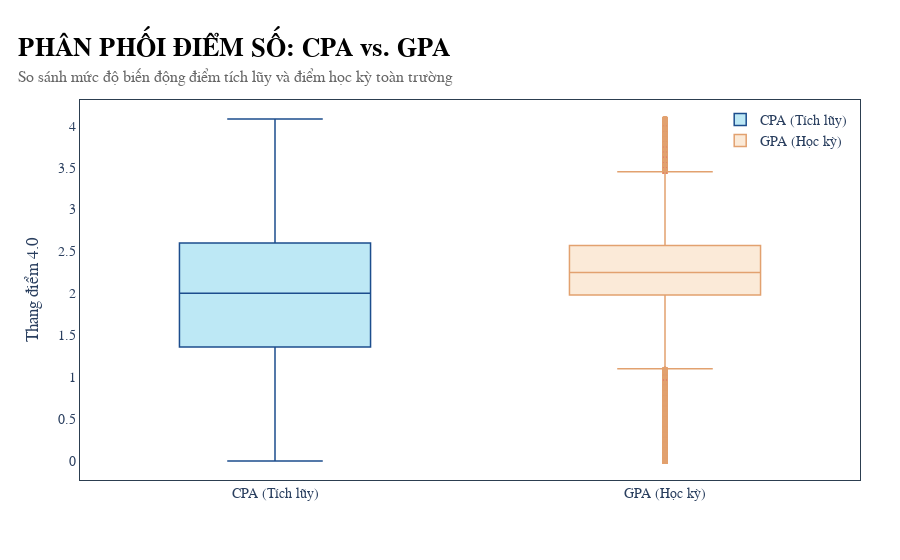

The notebook cell saved with this chart:
### Markdown cell above
#### NUMERICAL FEATURE

### Code cell
fig1 = go.Figure()

# Box cho CPA
fig1.add_trace(go.Box(
    y=df['CPA'],
    name='CPA (Tích lũy)',
    marker_color=c['blue_medium'],
    boxpoints='outliers', # Chỉ hiện điểm ngoại lai để đỡ rối
    line=dict(width=1.5),
    fillcolor=c['blue_pale'] # Fill màu nhạt để thanh thoát
))

# Box cho GPA
fig1.add_trace(go.Box(
    y=df['GPA'],
    name='GPA (Học kỳ)',
    marker_color=c['accent_gold'],
    boxpoints='outliers',
    line=dict(width=1.5),
    fillcolor='#FBEAD8' # Màu gold nhạt pha tay
))

# Áp dụng Style
fig1 = apply_my_style(
    fig1, 
    title="PHÂN PHỐI ĐIỂM SỐ: CPA vs. GPA", 
    subtitle="So sánh mức độ biến động điểm tích lũy và điểm học kỳ toàn trường"
)
fig1.update_yaxes(title_text="Thang điểm 4.0")

fig1.show()

### Figure 1 — Plotly figure (JSON) as saved in the notebook; plotly's stock layout.template omitted (floating-point values rounded to 4 significant figures; data arrays with more than 128 entries replaced by an {"elided": "..."} marker saying what was removed)
{"data": [{"boxpoints": "outliers", "fillcolor": "#BDE8F5", "line": {"width": 1.5}, "marker": {"color": "#1C4D8D"}, "name": "CPA (Tích lũy)", "type": "box", "y": {"elided": "105726 float values"}}, {"boxpoints": "outliers", "fillcolor": "#FBEAD8", "line": {"width": 1.5}, "marker": {"color": "#E2A16F"}, "name": "GPA (Học kỳ)", "type": "box", "y": {"elided": "105726 float values"}}], "layout": {"font": {"family": "Montserrat, sans-serif", "size": 14}, "legend": {"x": 0.99, "xanchor": "right", "y": 0.99, "yanchor": "top"}, "margin": {"b": 80, "l": 80, "r": 40, "t": 100}, "paper_bgcolor": "white", "plot_bgcolor": "white", "title": {"font": {"family": "Montserrat, sans-serif"}, "text": "<b style='font-size:26px; color:black;'>PHÂN PHỐI ĐIỂM SỐ: CPA vs. GPA</b><br><span style='font-size:16px; color:#666;'>So sánh mức độ biến động điểm tích lũy và điểm học kỳ toàn trường</span>", "x": 0.02, "xanchor": "left", "y": 0.9, "yanchor": "top"}, "xaxis": {"linecolor": "#2C3E50", "linewidth": 1, "mirror": true, "showgrid": false}, "yaxis": {"linecolor": "#2C3E50", "linewidth": 1, "mirror": true, "showgrid": false, "title": {"text": "Thang điểm 4.0"}}}}
